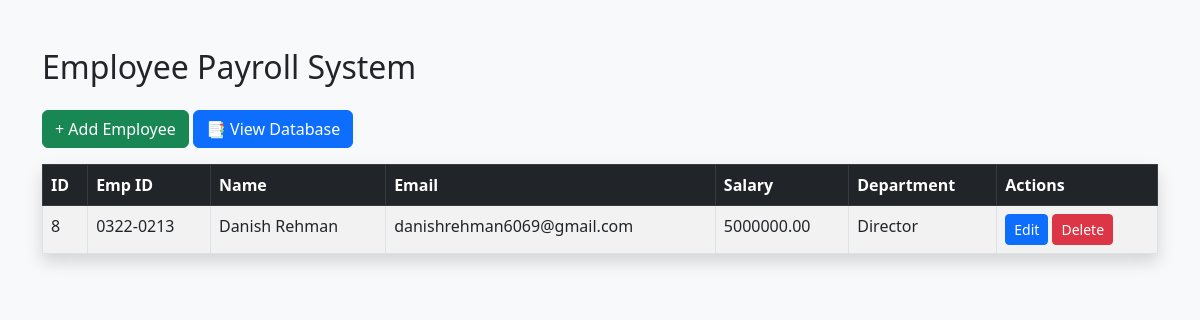
Before: / with the older database file.
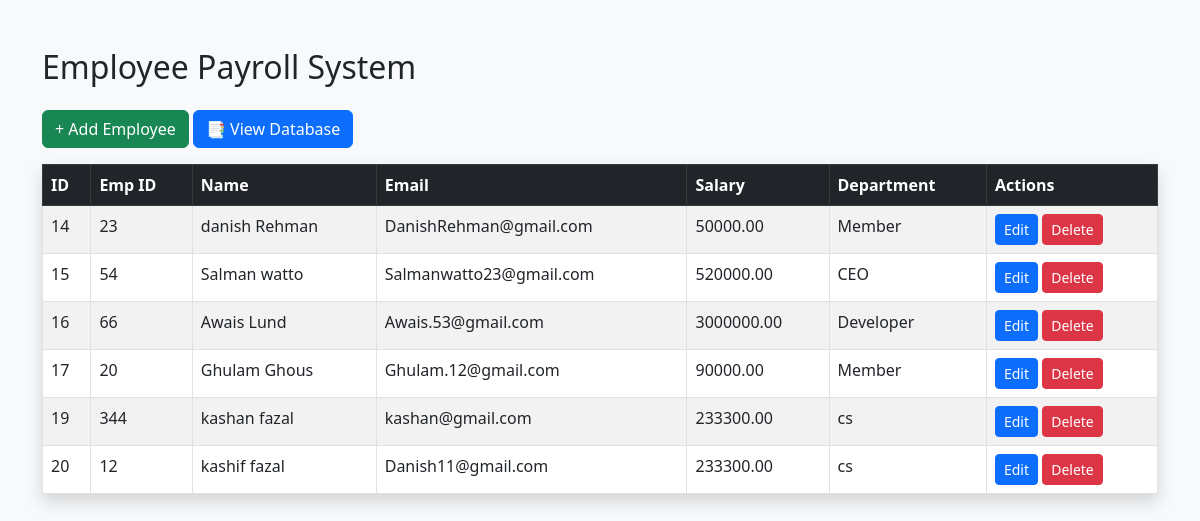
After: the same page with the newer database file.
### payroll/models.py (models this page shows, shortened)
class Employee(models.Model):
    emp_id = models.CharField(max_length=10, unique=True)
    name = models.CharField(max_length=100)
    email = models.EmailField(unique=True)
    salary = models.DecimalField(max_digits=10, decimal_places=2)
    department = models.CharField(max_length=50)

### payroll/views.py (the view)
# urls.py: path('', views.employee_list, name='employee_list'),
def employee_list(request):
    employees = Employee.objects.all()
    return render(request, 'payroll/employee_list.html', {'employees': employees})

### payroll/templates/payroll/employee_list.html (shortened to what this page needs)
{% load static %}
<!DOCTYPE html>
<html>
<head>
    <link href="https://cdn.jsdelivr.net/npm/bootstrap@5.3.0/dist/css/bootstrap.min.css" rel="stylesheet">
</head>
<body class="bg-light">
<div class="container mt-5">
    <h2 class="mb-4">Employee Payroll System</h2>
    <a href="{% url 'employee_create' %}" class="btn btn-success mb-3">+ Add Employee</a>
    <a href="{% url 'admin:index' %}" class="btn btn-primary mb-3">📑 View Database</a>
    <table class="table table-striped table-bordered shadow">
        <thead class="table-dark">
            <tr>
                <th>ID</th>
                <th>Emp ID</th>
                <th>Name</th>
                <th>Email</th>
                <th>Salary</th>
                <th>Department</th>
                <th>Actions</th>
            </tr>
        </thead>
        <tbody>
            {% for employee in employees %}
            <tr>
                <td>{{ employee.id }}</td>
                <td>{{ employee.emp_id }}</td>
                <td>{{ employee.name }}</td>
                <td>{{ employee.email }}</td>
                <td>{{ employee.salary }}</td>
                <td>{{ employee.department }}</td>
                <td>
                    <a href="{% url 'employee_update' employee.id %}" class="btn btn-primary btn-sm">Edit</a>
                    <a href="{% url 'employee_delete' employee.id %}" class="btn btn-danger btn-sm">Delete</a>
                </td>
            </tr>
            {% empty %}
            <tr>
                <td colspan="7" class="text-center text-muted">No employees added yet.</td>
            </tr>
            {% endfor %}
        </tbody>
    </table>
</div>
</body>
</html>

Changed rows visible on the page:
removed Employee: id "8", emp_id "0322-0213", name "Danish Rehman", email "danishrehman6069@gmail.com", salary "5000000.00", department "Director"
added Employee: id "14", emp_id "23", name "danish Rehman", email "DanishRehman@gmail.com", salary "50000.00", department "Member"
added Employee: id "15", emp_id "54", name "Salman watto", email "Salmanwatto23@gmail.com", salary "520000.00", department "CEO"
added Employee: id "16", emp_id "66", name "Awais Lund", email "Awais.53@gmail.com", salary "3000000.00", department "Developer"
added Employee: id "17", emp_id "20", name "Ghulam Ghous", email "Ghulam.12@gmail.com", salary "90000.00", department "Member"
added Employee: id "19", emp_id "344", name "kashan fazal", email "kashan@gmail.com", salary "233300.00", department "cs"
added Employee: id "20", emp_id "12", name "kashif fazal", email "Danish11@gmail.com", salary "233300.00", department "cs"
